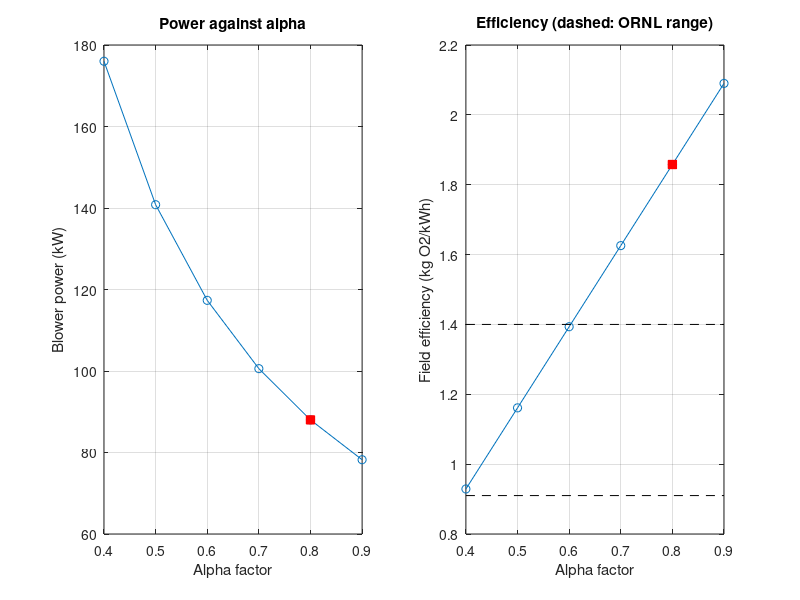

Reproduce this figure in MATLAB.
%% Air supply, blower power and energy use
clear; 
clc;

%% 1. Inputs
Q  = 10000;    % Dry weather flow (m3/d)
PE = 50000;    % Population equivalent
Ro = 3924;     % Oxygen demand (kg O2/d)
T  = 10;       % Design temperature (degC)
DO = 2.0;      % Dissolved oxygen (mg/L)

%% 2. Design parameters
depth   = 5.0;     % Tank water depth (m)
h_diff  = 0.3;     % Diffuser height above floor (m)
SOTE_m  = 0.06;    % Oxygen transfer per metre of submergence
F_foul  = 0.90;    % Fouling factor
alpha   = 0.80;    % Alpha factor
beta    = 0.92;    % Beta factor
Cs_T    = 11.33;   % Oxygen saturation at design temperature (mg/L)
Cs_20   = 9.2;     % Oxygen saturation at 20 degC (mg/L)
O2_air  = 0.279;   % Oxygen in air (kg O2/m3)
gamma   = 1.4;     % Specific heat ratio for air
eta     = 0.60;    % Blower efficiency
p1      = 101.325; % Inlet pressure (kPa)
dp_loss = 10;      % Pipework and diffuser pressure losses (kPa)
hours   = 8760;    % Operating hours per year

%% 3. Oxygen transfer and air flow
AOTR   = Ro / 24;                                              % Oxygen needed per hour (kg O2/h)
f_corr = alpha * (beta * Cs_T - DO) / Cs_20 * 1.024^(T - 20);  % Correction factor
SOTR   = AOTR / f_corr;                                        % Standard oxygen requirement (kg O2/h)

submerge = depth - h_diff;                                     % Diffuser submergence (m)
SOTE     = SOTE_m * submerge * F_foul;                         % Effective transfer efficiency
Q_air_h  = SOTR / (SOTE * O2_air);                             % Air flow (m3/h)
Q_air_s  = Q_air_h / 3600;                                     % Air flow (m3/s)

%% 4. Blower power and energy use
p2 = p1 + 9.80665 * submerge + dp_loss;                        % Discharge pressure (kPa)

P = Q_air_s * p1 / eta * (gamma / (gamma - 1)) * ((p2 / p1)^((gamma - 1) / gamma) - 1);                    % Blower power (kW)

E_year  = P * hours;                                           % Annual energy use (kWh/year)
E_perPE = E_year / PE;                                         % Energy per PE (kWh/PE/year)
E_perm3 = E_year / (Q * 365);                                  % Energy per m3 treated (kWh/m3)
eff_f   = Ro / (P * 24);                                       % Field efficiency (kg O2/kWh)
eff_s   = SOTR / P;                                            % Standard efficiency (kg O2/kWh)

%% 5. Compare with benchmarks
share_low  = 0.25;     % Lower estimate of aeration's energy share
share_high = 0.60;     % Upper estimate of aeration's energy share
total_low  = E_perPE / share_high;
total_high = E_perPE / share_low;

%% 6. Sensitivity to alpha
power_for = @(a) (Ro/24) / (a * (beta*Cs_T - DO)/Cs_20 * 1.024^(T-20)) / (SOTE * O2_air) / 3600 * p1 / eta * (gamma/(gamma-1)) * ((p2/p1)^((gamma-1)/gamma) - 1);

alpha_vec = 0.4:0.1:0.9;
P_vec     = arrayfun(power_for, alpha_vec);
perPE_vec = P_vec * hours / PE;
eff_vec   = Ro ./ (P_vec * 24);

%% 7. Display results
fprintf('\nOXYGEN TRANSFER\n');
fprintf('Field oxygen needed: %.1f kg O2/h\n', AOTR);
fprintf('Field-to-standard factor: %.3f\n', f_corr);
fprintf('Standard oxygen needed: %.1f kg O2/h\n', SOTR);
fprintf('Diffuser submergence: %.1f m\n', submerge);
fprintf('Effective transfer eff.: %.1f %%\n', SOTE * 100);

fprintf('\nAIR AND BLOWERS\n');
fprintf('Air flow: %.0f m3/h (%.2f m3/s)\n', Q_air_h, Q_air_s);
fprintf('Discharge pressure: %.1f kPa\n', p2);
fprintf('Blower power: %.1f kW\n', P);

fprintf('\nENERGY\n');
fprintf('Annual energy: %.0f MWh/year\n', E_year / 1000);
fprintf('Per population equiv.: %.1f kWh/PE/year\n', E_perPE);
fprintf('Per m3 treated: %.3f kWh/m3\n', E_perm3);
fprintf('Field efficiency: %.2f kg O2/kWh\n', eff_f);
fprintf('Standard efficiency: %.2f kg O2/kWh\n', eff_s);

fprintf('\nBENCHMARK COMPARISON\n');
fprintf('Implied total plant: %.1f to %.1f kWh/PE/year\n', total_low, total_high);

fprintf('\nALPHA SENSITIVITY\n');
fprintf('Alpha Power (kW) kWh/PE/year  kg O2/kWh\n');

for i = 1:numel(alpha_vec)
    fprintf('%5.1f   %9.1f   %10.1f   %9.2f\n', alpha_vec(i), P_vec(i), perPE_vec(i), eff_vec(i));
end

%% 8. Plot the sensitivity results
figure;

subplot(1, 2, 1);
plot(alpha_vec, P_vec, '-o');
hold on;
plot(alpha, P, 'rs', 'MarkerFaceColor', 'r');
xlabel('Alpha factor');
ylabel('Blower power (kW)');
title('Power against alpha');
grid on;

subplot(1, 2, 2);
plot(alpha_vec, eff_vec, '-o');
hold on;
plot(alpha, eff_f, 'rs', 'MarkerFaceColor', 'r');
plot([alpha_vec(1) alpha_vec(end)], [0.91 0.91], 'k--');
plot([alpha_vec(1) alpha_vec(end)], [1.40 1.40], 'k--');
xlabel('Alpha factor');
ylabel('Field efficiency (kg O2/kWh)');
title('Efficiency (dashed: ORNL range)');
grid on;

saveas(gcf, 'aeration_energy_sensitivity.png');

%% 9. Save results for the next stage
save('aeration_energy_results.mat');
